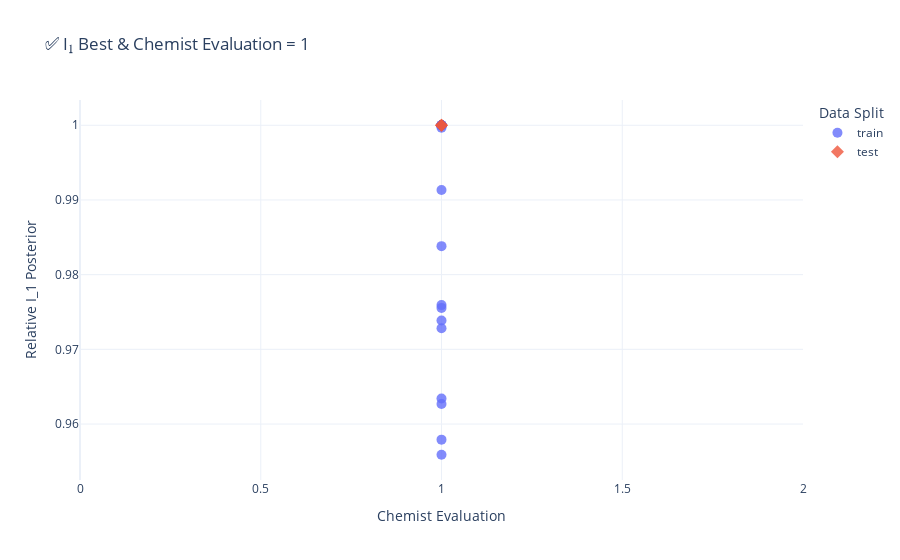
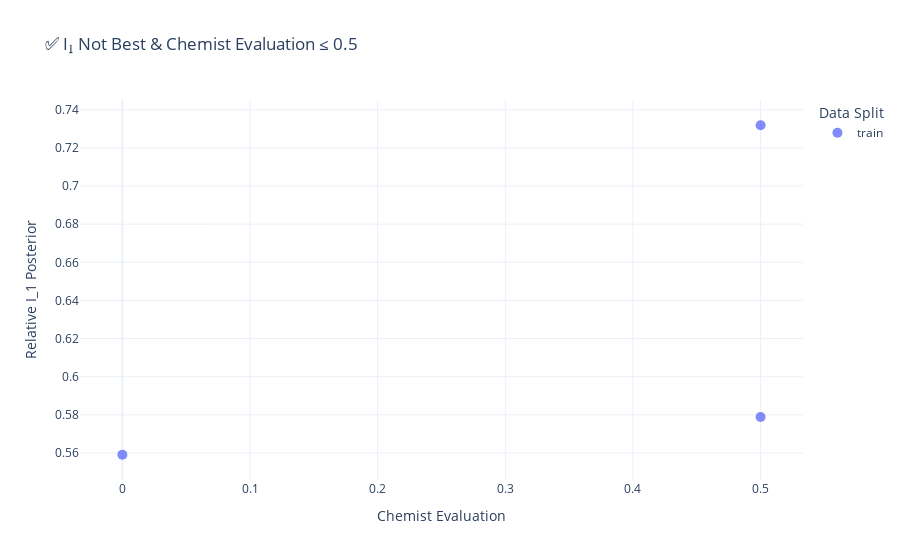
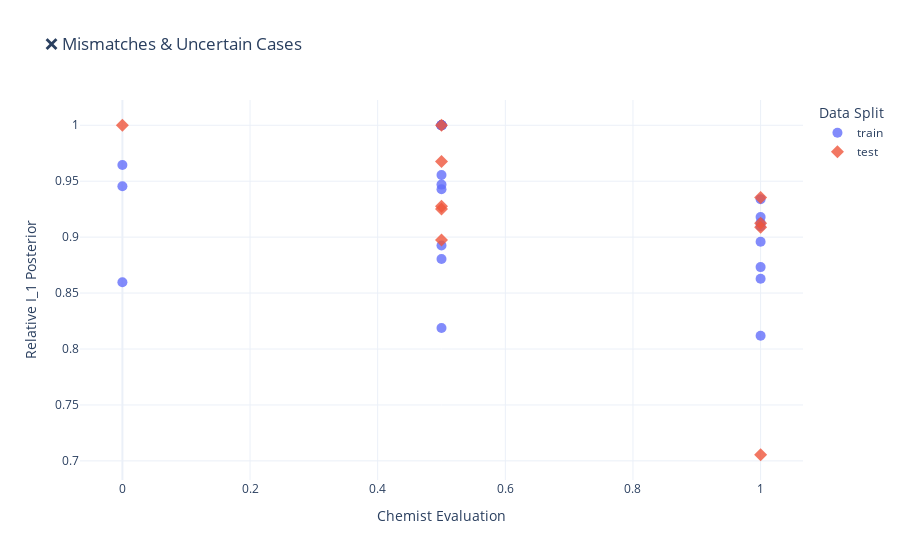

Notebook code cell kept with these figures, in order:
### Code cell
import pandas as pd
import ast
import plotly.express as px

# Load enriched train and test sets
train_df = pd.read_csv("train_with_chemist_info.csv")
test_df = pd.read_csv("test_with_chemist_info.csv")

# Add split info
train_df["split"] = "train"
test_df["split"] = "test"

# Combine and filter
combined_df = pd.concat([train_df, test_df], ignore_index=True)
combined_df = combined_df[combined_df["interpretation"].notna() & combined_df["evaluation_score"].notna()]

# Storage for categorized data
category_a = []  # I₁ best, chemist says 1
category_b = []  # I₁ not best, chemist says ≤ 0.5
category_c = []  # mismatches or unclear

for _, row in combined_df.iterrows():
    try:
        interpretations = ast.literal_eval(row["interpretation"])
        if "I_1" not in interpretations:
            continue

        posteriors = {k: v.get("posterior_probability", 0) for k, v in interpretations.items()}
        posterior_i1 = posteriors.get("I_1", 0)
        max_posterior = max(posteriors.values())
        if max_posterior == 0:
            continue

        rel_score_i1 = posterior_i1 / max_posterior
        chemist_eval = row["evaluation_score"]

        data_point = {
            "pattern_path": row.get("pattern_path", "unknown"),
            "split": row["split"],
            "Relative I_1 Posterior": rel_score_i1,
            "Chemist Evaluation": chemist_eval,
            "posterior_I_1": posterior_i1,
            "max_posterior": max_posterior
        }

        # Categorize
        if rel_score_i1 >= 0.95 and chemist_eval >= 0.9:
            category_a.append(data_point)
        elif rel_score_i1 < 0.8 and chemist_eval <= 0.5:
            category_b.append(data_point)
        else:
            category_c.append(data_point)

    except Exception:
        continue

# Plotting function
def plot_category(data, title, filename):
    if not data:
        print(f"No data for: {title}")
        return
    df = pd.DataFrame(data)
    fig = px.scatter(
        df,
        x="Chemist Evaluation",
        y="Relative I_1 Posterior",
        color="split",
        symbol="split",
        hover_data=["pattern_path", "posterior_I_1", "max_posterior"],
        title=title,
        labels={"split": "Data Split"}
    )
    fig.update_traces(marker=dict(size=10, opacity=0.8))
    fig.update_layout(template="plotly_white")
    fig.write_html(filename)
    fig.show()

# Plot the three categories
plot_category(category_a, "✅ I₁ Best & Chemist Evaluation = 1", "category_A.html")
plot_category(category_b, "✅ I₁ Not Best & Chemist Evaluation ≤ 0.5", "category_B.html")
plot_category(category_c, "❌ Mismatches & Uncertain Cases", "category_C.html")

# Print statistics
total_samples = len(category_a) + len(category_b) + len(category_c)
match = len(category_a) + len(category_b)
mismatch = len(category_c)

print("\n📊 Categorization Summary:")
print(f"✅ Category A (I₁ best & eval high):       {len(category_a)}")
print(f"✅ Category B (I₁ not best & eval low):    {len(category_b)}")
print(f"❌ Category C (Mismatch or unclear):       {len(category_c)}")
print(f"\n✅ Total Match:    {match} / {total_samples} → {match / total_samples:.2%}")
print(f"❌ Total Mismatch: {mismatch} / {total_samples} → {mismatch / total_samples:.2%}")

### Figure 1 — Plotly figure (JSON) as saved in the notebook; plotly's stock layout.template omitted (floating-point values rounded to 4 significant figures)
{"data": [{"customdata": [["../../XRD_Likelihood_ML/TRI_XRD_files/TRI-32.xrdml", 0.2312, 0.2419], ["../../XRD_Likelihood_ML/TRI_XRD_files/TRI-80.xrdml", 0.2985, 0.3058], ["../../XRD_Likelihood_ML/TRI_XRD_files/TRI-29.xrdml", 0.4008, 0.4008], ["../../XRD_Likelihood_ML/TRI_XRD_files/TRI-132.xy", 0.1358, 0.1358], ["../../XRD_Likelihood_ML/TRI_XRD_files/TRI-99.xy", 0.07388, 0.07587], ["../../XRD_Likelihood_ML/TRI_XRD_files/TRI-186.xrdml", 0.1506, 0.1548], ["../../XRD_Likelihood_ML/TRI_XRD_files/TRI-133.xy", 0.1298, 0.1298], ["../../XRD_Likelihood_ML/TRI_XRD_files/TRI-89.xrdml", 0.1348, 0.1348], ["../../XRD_Likelihood_ML/TRI_XRD_files/TRI-30.xrdml", 0.3602, 0.3602], ["../../XRD_Likelihood_ML/TRI_XRD_files/TRI-131.xy", 0.1155, 0.1155], ["../../XRD_Likelihood_ML/TRI_XRD_files/TRI-91.xrdml", 0.1289, 0.1338], ["../../XRD_Likelihood_ML/TRI_XRD_files/TRI-191.xrdml", 0.2151, 0.2151], ["../../XRD_Likelihood_ML/TRI_XRD_files/TRI-100.xy", 0.1793, 0.1838], ["../../XRD_Likelihood_ML/TRI_XRD_files/TRI-78.xrdml", 0.2696, 0.2801], ["../../XRD_Likelihood_ML/TRI_XRD_files/TRI-101.xy", 0.136, 0.1382], ["../../XRD_Likelihood_ML/TRI_XRD_files/TRI-14.xrdml", 0.1022, 0.1022], ["../../XRD_Likelihood_ML/TRI_XRD_files/TRI-187.xrdml", 0.5143, 0.5143], ["../../XRD_Likelihood_ML/TRI_XRD_files/TRI-192.xrdml", 0.2168, 0.2168], ["../../XRD_Likelihood_ML/TRI_XRD_files/TRI-83.xrdml", 0.2174, 0.2193], ["../../XRD_Likelihood_ML/TRI_XRD_files/TRI-182.xrdml", 0.4893, 0.5107], ["../../XRD_Likelihood_ML/TRI_XRD_files/TRI-92.xrdml", 0.1731, 0.1732], ["../../XRD_Likelihood_ML/TRI_XRD_files/TRI-77.xrdml", 0.3437, 0.3437]], "hovertemplate": "Data Split=train<br>Chemist Evaluation=%{x}<br>Relative I_1 Posterior=%{y}<br>pattern_path=%{customdata[0]}<br>posterior_I_1=%{customdata[1]}<br>max_posterior=%{customdata[2]}<extra></extra>", "legendgroup": "train", "marker": {"color": "#636efa", "opacity": 0.8, "size": 10, "symbol": "circle"}, "mode": "markers", "name": "train", "orientation": "v", "showlegend": true, "type": "scatter", "x": [1, 1, 1, 1, 1, 1, 1, 1, 1, 1, 1, 1, 1, 1, 1, 1, 1, 1, 1, 1, 1, 1], "xaxis": "x", "y": [0.9559, 0.9759, 1, 1, 0.9739, 0.9728, 1, 1, 1, 1, 0.9634, 1, 0.9755, 0.9627, 0.9838, 1, 1, 1, 0.9913, 0.9579, 0.9997, 1], "yaxis": "y"}, {"customdata": [["../../XRD_Likelihood_ML/TRI_XRD_files/TRI-190.xrdml", 0.1665, 0.1665], ["../../XRD_Likelihood_ML/TRI_XRD_files/TRI-44.xy", 0.4075, 0.4075]], "hovertemplate": "Data Split=test<br>Chemist Evaluation=%{x}<br>Relative I_1 Posterior=%{y}<br>pattern_path=%{customdata[0]}<br>posterior_I_1=%{customdata[1]}<br>max_posterior=%{customdata[2]}<extra></extra>", "legendgroup": "test", "marker": {"color": "#EF553B", "opacity": 0.8, "size": 10, "symbol": "diamond"}, "mode": "markers", "name": "test", "orientation": "v", "showlegend": true, "type": "scatter", "x": [1, 1], "xaxis": "x", "y": [1, 1], "yaxis": "y"}], "layout": {"legend": {"title": {"text": "Data Split"}, "tracegroupgap": 0}, "title": {"text": "✅ I₁ Best & Chemist Evaluation = 1"}, "xaxis": {"anchor": "y", "domain": [0, 1], "title": {"text": "Chemist Evaluation"}}, "yaxis": {"anchor": "x", "domain": [0, 1], "title": {"text": "Relative I_1 Posterior"}}}}

### Figure 2 — Plotly figure (JSON) as saved in the notebook; plotly's stock layout.template omitted (floating-point values rounded to 4 significant figures)
{"data": [{"customdata": [["../../XRD_Likelihood_ML/TRI_XRD_files/TRI-112.xy", 0.07216, 0.1247], ["../../XRD_Likelihood_ML/xrd_to_test/TRI-181.xrdml", 0.02155, 0.03855], ["../../XRD_Likelihood_ML/TRI_XRD_files/TRI-15.xrdml", 0.07891, 0.1078]], "hovertemplate": "Data Split=train<br>Chemist Evaluation=%{x}<br>Relative I_1 Posterior=%{y}<br>pattern_path=%{customdata[0]}<br>posterior_I_1=%{customdata[1]}<br>max_posterior=%{customdata[2]}<extra></extra>", "legendgroup": "train", "marker": {"color": "#636efa", "opacity": 0.8, "size": 10, "symbol": "circle"}, "mode": "markers", "name": "train", "orientation": "v", "showlegend": true, "type": "scatter", "x": [0.5, 0, 0.5], "xaxis": "x", "y": [0.5788, 0.5591, 0.7319], "yaxis": "y"}], "layout": {"legend": {"title": {"text": "Data Split"}, "tracegroupgap": 0}, "title": {"text": "✅ I₁ Not Best & Chemist Evaluation ≤ 0.5"}, "xaxis": {"anchor": "y", "domain": [0, 1], "title": {"text": "Chemist Evaluation"}}, "yaxis": {"anchor": "x", "domain": [0, 1], "title": {"text": "Relative I_1 Posterior"}}}}

### Figure 3 — Plotly figure (JSON) as saved in the notebook; plotly's stock layout.template omitted (floating-point values rounded to 4 significant figures)
{"data": [{"customdata": [["../../XRD_Likelihood_ML/TRI_XRD_files/TRI-88.xrdml", 0.2048, 0.2048], ["../../XRD_Likelihood_ML/TRI_XRD_files/TRI-183.xrdml", 0.1393, 0.1478], ["../../XRD_Likelihood_ML/TRI_XRD_files/TRI-79.xrdml", 0.1474, 0.1816], ["../../XRD_Likelihood_ML/TRI_XRD_files/TRI-184.xrdml", 0.1106, 0.1158], ["../../XRD_Likelihood_ML/TRI_XRD_files/TRI-194.xrdml", 0.2172, 0.2326], ["../../XRD_Likelihood_ML/xrd_to_test/TRI-180.xrdml", 0.2447, 0.2836], ["../../XRD_Likelihood_ML/TRI_XRD_files/TRI-82.xrdml", 0.1768, 0.2008], ["../../XRD_Likelihood_ML/TRI_XRD_files/TRI-105.xrdml", 0.1271, 0.1424], ["../../XRD_Likelihood_ML/TRI_XRD_files/TRI-197.xrdml", 0.3706, 0.3706], ["../../XRD_Likelihood_ML/TRI_XRD_files/TRI-172.xrdml", 0.1394, 0.1474], ["../../XRD_Likelihood_ML/TRI_XRD_files/TRI-126.xy", 0.3841, 0.3841], ["../../XRD_Likelihood_ML/TRI_XRD_files/TRI-111.xy", 0.2042, 0.2042], ["../../XRD_Likelihood_ML/TRI_XRD_files/TRI-43.xy", 0.3837, 0.3837], ["../../XRD_Likelihood_ML/TRI_XRD_files/TRI-84.xrdml", 0.2575, 0.272], ["../../XRD_Likelihood_ML/TRI_XRD_files/TRI-28.xrdml", 0.06637, 0.0772], ["../../XRD_Likelihood_ML/TRI_XRD_files/TRI-130.xy", 0.1351, 0.1351], ["../../XRD_Likelihood_ML/TRI_XRD_files/TRI-106.xrdml", 0.2278, 0.2781], ["../../XRD_Likelihood_ML/TRI_XRD_files/TRI-62.xy", 0.1269, 0.139], ["../../XRD_Likelihood_ML/TRI_XRD_files/TRI-189.xrdml", 0.1418, 0.1545], ["../../XRD_Likelihood_ML/TRI_XRD_files/TRI-39.xy", 0.2456, 0.2813], ["../../XRD_Likelihood_ML/TRI_XRD_files/TRI-102.xy", 0.1278, 0.1405], ["../../XRD_Likelihood_ML/TRI_XRD_files/TRI-114.xy", 0.2643, 0.2643], ["../../XRD_Likelihood_ML/TRI_XRD_files/TRI-38.xy", 0.4725, 0.5275], ["../../XRD_Likelihood_ML/TRI_XRD_files/TRI-37.xy", 0.5232, 0.5232], ["../../XRD_Likelihood_ML/TRI_XRD_files/TRI-27.xrdml", 0.1332, 0.1381]], "hovertemplate": "Data Split=train<br>Chemist Evaluation=%{x}<br>Relative I_1 Posterior=%{y}<br>pattern_path=%{customdata[0]}<br>posterior_I_1=%{customdata[1]}<br>max_posterior=%{customdata[2]}<extra></extra>", "legendgroup": "train", "marker": {"color": "#636efa", "opacity": 0.8, "size": 10, "symbol": "circle"}, "mode": "markers", "name": "train", "orientation": "v", "showlegend": true, "type": "scatter", "x": [0.5, 0.5, 1, 0.5, 1, 1, 0.5, 0.5, 0.5, 0, 0.5, 0.5, 0.5, 0.5, 0, 0.5, 0.5, 1, 1, 1, 1, 0.5, 1, 0.5, 0], "xaxis": "x", "y": [1, 0.9428, 0.8119, 0.9556, 0.934, 0.8628, 0.8805, 0.8926, 1, 0.9454, 1, 1, 1, 0.947, 0.8597, 1, 0.8188, 0.9128, 0.9179, 0.8732, 0.9096, 1, 0.8958, 1, 0.9645], "yaxis": "y"}, {"customdata": [["../../XRD_Likelihood_ML/TRI_XRD_files/TRI-113.xy", 0.1286, 0.139], ["../../XRD_Likelihood_ML/TRI_XRD_files/TRI-85.xrdml", 0.3636, 0.3636], ["../../XRD_Likelihood_ML/TRI_XRD_files/TRI-41.xy", 0.5589, 0.5589], ["../../XRD_Likelihood_ML/TRI_XRD_files/TRI-185.xrdml", 0.2145, 0.2351], ["../../XRD_Likelihood_ML/TRI_XRD_files/TRI-86.xrdml", 0.3042, 0.3348], ["../../XRD_Likelihood_ML/TRI_XRD_files/TRI-90.xrdml", 0.2517, 0.2805], ["../../XRD_Likelihood_ML/TRI_XRD_files/TRI-64.xy", 0.4137, 0.5863], ["../../XRD_Likelihood_ML/TRI_XRD_files/TRI-81.xrdml", 0.3375, 0.3488], ["../../XRD_Likelihood_ML/TRI_XRD_files/TRI-63.xy", 0.3455, 0.3725], ["../../XRD_Likelihood_ML/TRI_XRD_files/TRI-31.xrdml", 0.1471, 0.1572]], "hovertemplate": "Data Split=test<br>Chemist Evaluation=%{x}<br>Relative I_1 Posterior=%{y}<br>pattern_path=%{customdata[0]}<br>posterior_I_1=%{customdata[1]}<br>max_posterior=%{customdata[2]}<extra></extra>", "legendgroup": "test", "marker": {"color": "#EF553B", "opacity": 0.8, "size": 10, "symbol": "diamond"}, "mode": "markers", "name": "test", "orientation": "v", "showlegend": true, "type": "scatter", "x": [0.5, 0, 0.5, 1, 1, 0.5, 1, 0.5, 0.5, 1], "xaxis": "x", "y": [0.9252, 1, 1, 0.9123, 0.9088, 0.8975, 0.7055, 0.9677, 0.9276, 0.9354], "yaxis": "y"}], "layout": {"legend": {"title": {"text": "Data Split"}, "tracegroupgap": 0}, "title": {"text": "❌ Mismatches & Uncertain Cases"}, "xaxis": {"anchor": "y", "domain": [0, 1], "title": {"text": "Chemist Evaluation"}}, "yaxis": {"anchor": "x", "domain": [0, 1], "title": {"text": "Relative I_1 Posterior"}}}}
